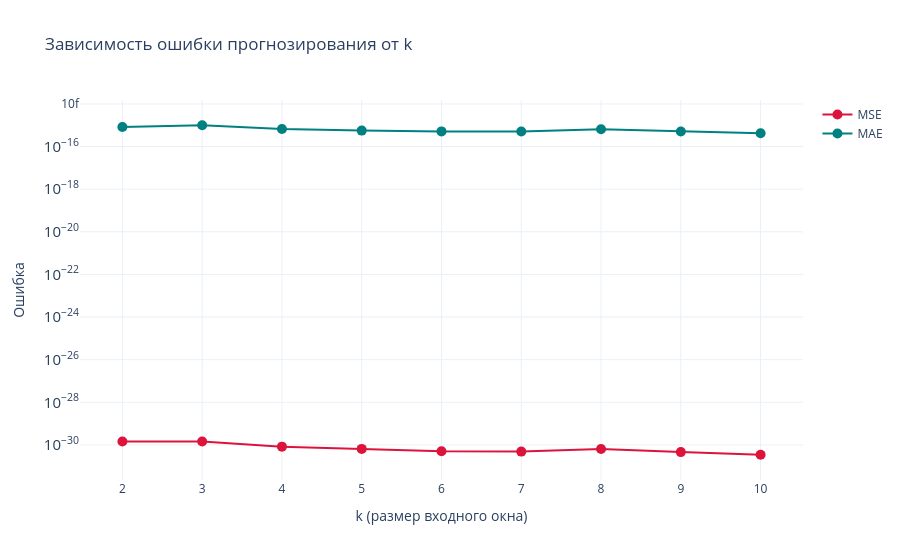

Write notebook code for a chart like this one.
### Code cell
fig_mse = go.Figure()

fig_mse.add_trace(go.Scatter(
    x=k_values, y=mse_by_k,
    mode="lines+markers",
    marker=dict(size=10, color="crimson"),
    line=dict(width=2, color="crimson"),
    name="MSE"
))

fig_mse.add_trace(go.Scatter(
    x=k_values, y=mae_by_k,
    mode="lines+markers",
    marker=dict(size=10, color="teal"),
    line=dict(width=2, color="teal"),
    name="MAE"
))

fig_mse.update_layout(
    title="Зависимость ошибки прогнозирования от k",
    xaxis_title="k (размер входного окна)",
    yaxis_title="Ошибка",
    yaxis_type="log",
    template="plotly_white",
    xaxis=dict(dtick=1)
)

fig_mse.write_html("report/outputs/mse_vs_k.html")
fig_mse.show()

### Figure 1 — Plotly figure (JSON) as saved in the notebook; plotly's stock layout.template omitted (floating-point values rounded to 4 significant figures)
{"data": [{"line": {"color": "crimson", "width": 2}, "marker": {"color": "crimson", "size": 10}, "mode": "lines+markers", "name": "MSE", "type": "scatter", "x": [2, 3, 4, 5, 6, 7, 8, 9, 10], "y": [1.459e-30, 1.435e-30, 8.287e-31, 6.506e-31, 5.027e-31, 4.865e-31, 6.41e-31, 4.591e-31, 3.456e-31]}, {"line": {"color": "teal", "width": 2}, "marker": {"color": "teal", "size": 10}, "mode": "lines+markers", "name": "MAE", "type": "scatter", "x": [2, 3, 4, 5, 6, 7, 8, 9, 10], "y": [8.27e-16, 9.987e-16, 6.672e-16, 5.59e-16, 5.135e-16, 5.114e-16, 6.525e-16, 5.076e-16, 4.232e-16]}], "layout": {"title": {"text": "Зависимость ошибки прогнозирования от k"}, "xaxis": {"dtick": 1, "title": {"text": "k (размер входного окна)"}}, "yaxis": {"title": {"text": "Ошибка"}, "type": "log"}}}
